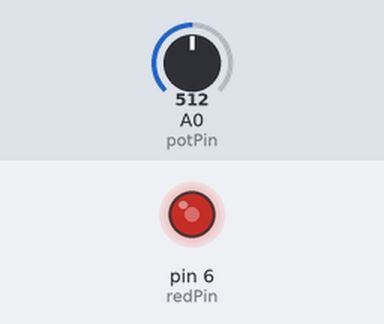
Bench run of a sketch on a simulated Arduino Uno, built with avr-gcc and run on an emulated ATmega328P. Shown: output pins drawn as LEDs (lit = HIGH). The test bench sets the inputs (shaded band); at power-on: A0 (potPin) = 512.

Above: at 1.2 s.
1.3 s: A0 (potPin) set to 716
At 2.0 s:
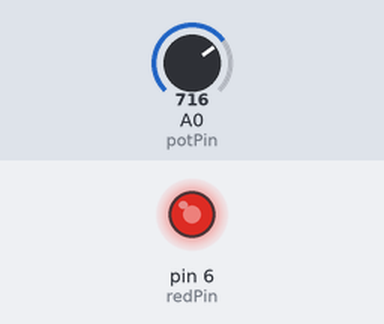
2.8 s: A0 (potPin) set to 900
At 3.2 s:
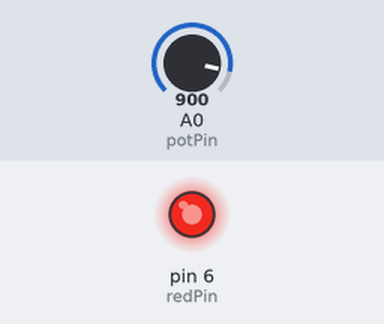
4.3 s: A0 (potPin) set to 122
At 5.5 s:
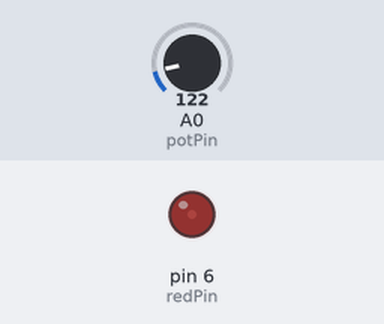
5.8 s: A0 (potPin) set to 0
At 6.6 s:
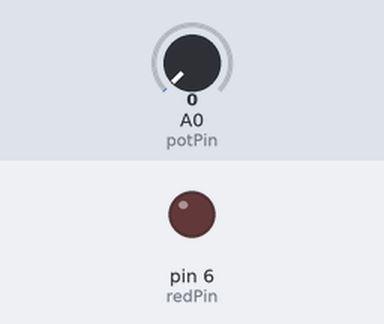
7.3 s: A0 (potPin) set to 511
At 7.8 s:
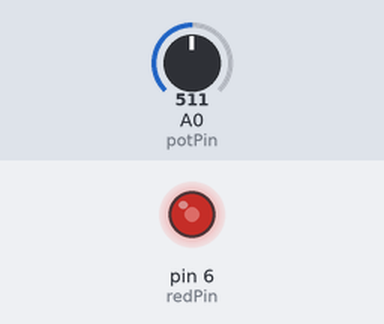
Timing chart, 0 to 9.8 s (numbered marks = the images above; inputs shaded):
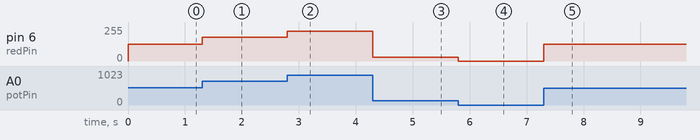

The sketch:

Arduino_LED_PWM_Dimmer_Rayssy.ino
```cpp
int potPin=A0;
int redPin=6;
int potVal;
int LedVal;
void setup() {
  // put your setup code here, to run once:
  pinMode(potPin,INPUT);
  pinMode(redPin,OUTPUT);
}

void loop() {
  // put your main code here, to run repeatedly:
  potVal = analogRead(potPin);
  LedVal= potVal * (255./1023.);
  analogWrite(redPin,LedVal);
}
```

Measured:
- after the input at 1.3 s, pin 6 (redPin): 127/255 → 178/255 at once
- after the input at 2.8 s, pin 6 (redPin): 178/255 → 224/255 at once
- after the input at 4.3 s, pin 6 (redPin): 224/255 → 30/255 at once
- after the input at 5.8 s, pin 6 (redPin): 30/255 → 0/255 at once
- after the input at 7.3 s, pin 6 (redPin): 0/255 → 127/255 at once
